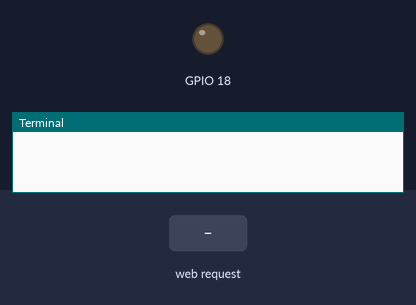
A program run on a simulated Raspberry Pi (BCM pin numbers). Parts: output pins drawn as LEDs (lit = HIGH), the last lines printed to the terminal. The test bench sets the inputs (shaded band).

Above: at 1.2 s.
1.3 s: HTTP request for /lightsOn received
At 2.5 s:
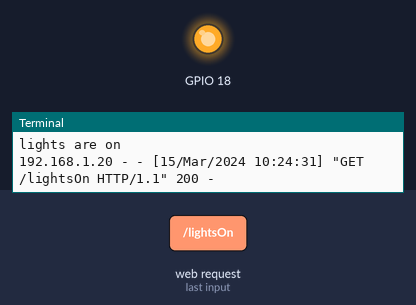
2.8 s: HTTP request for /lightsOff received
At 3.6 s:
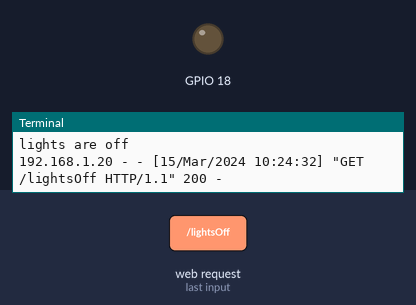
Timing chart, 0 to 5.8 s (numbered marks = the images above; inputs shaded):
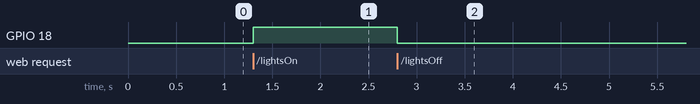

Measured:
- after the input at 1.3 s, GPIO 18: LOW → HIGH at once
- after the input at 2.8 s, GPIO 18: HIGH → LOW at once

The program:

pythonServer.py
```python
import SocketServer
from BaseHTTPServer import BaseHTTPRequestHandler
import RPi.GPIO as GPIO

def lightsOn():
        print "lights are on"
        GPIO.setmode(GPIO.BCM)
        GPIO.setwarnings(False)
        GPIO.setup(18,GPIO.OUT)
        GPIO.output(18,GPIO.HIGH)

def lightsOff():
        print "lights are off"
        GPIO.setmode(GPIO.BCM)
        GPIO.setwarnings(False)
        GPIO.setup(18,GPIO.OUT)
        GPIO.output(18,GPIO.LOW)

class Handler(BaseHTTPRequestHandler):
        def do_GET(self):
                if self.path == '/lightsOn':
                        lightsOn()
                if self.path == '/lightsOff':
                        lightsOff()

                self.send_response(200)

httpd = SocketServer.TCPServer(("", 8080), Handler)
httpd.serve_forever()
```
